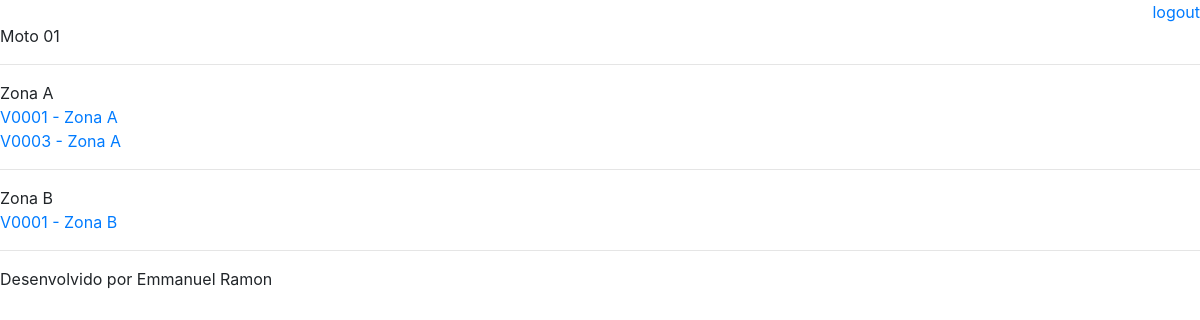
Page /selecionar/veiculo/4/ on the earlier database version.
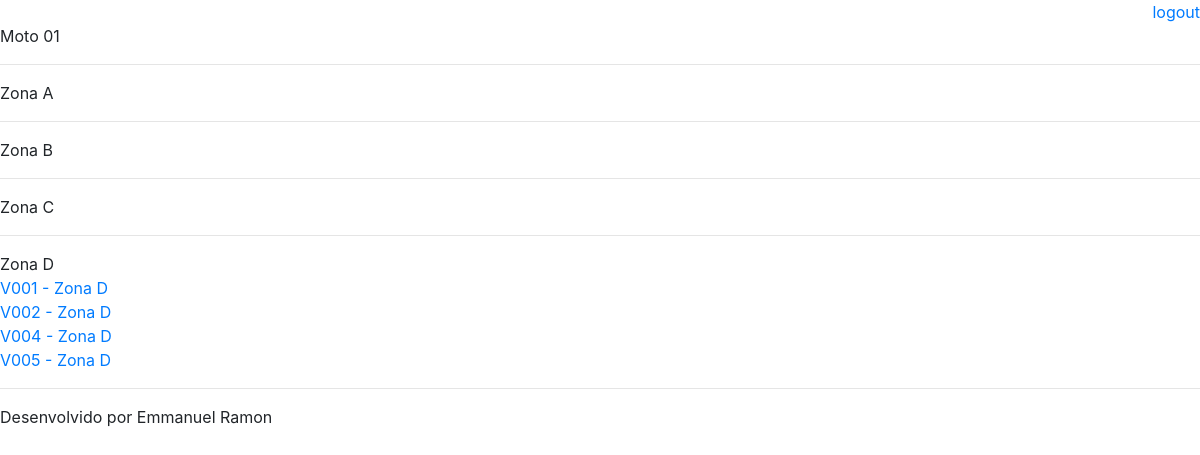
Same page on the later database version.
### core/models.py (models this page shows)
class Veiculo(models.Model):
	CHOICES = (
		('CARRO', 'Carro'),
		('MOTO', 'Moto'),
		)
	tipo = models.CharField(max_length=6, choices=CHOICES)
	nome = models.CharField(max_length=10)
	ativo = models.BooleanField(default=True)
	def __str__(self):
		return self.nome

class Estacionamento(models.Model):
	nome    = models.CharField(max_length=16)
	cap_max = models.IntegerField()
	ativo  = models.BooleanField(default=True)
	def __str__(self):
		return self.nome

class Vaga(models.Model):
	nome    = models.CharField(max_length=16)
	veiculo = models.OneToOneField(Veiculo, models.SET_NULL, blank=True,null=True,)
	ocupada = models.BooleanField(default=False)
	estacionamento = models.ForeignKey(Estacionamento, on_delete=models.CASCADE)
	def __str__(self):
		return self.nome

### core/views.py (the view)
# urls.py: path('selecionar/veiculo/<int:id_veiculo>/', views.selecionar_veiculo, name='selecionar_veiculo'),
def selecionar_veiculo(request, id_veiculo):
	try:
		veiculo = Veiculo.objects.get(id=id_veiculo)
		return escolher_vaga(request, veiculo)
	except Exception as e:
		raise e

### core/views.py (called while the page is built)
def escolher_vaga(request, veiculo):
	dados={'veiculo': veiculo}
	estacionamentos = Estacionamento.objects.all()
	vagas = Vaga.objects.filter(ocupada=False)
	dados['estacionamentos'] = estacionamentos
	dados['vagas'] = vagas
	return render(request, 'vaga.html',dados)

### templates/vaga.html
{% extends "model-page.html" %}
{% block content %}
{{ veiculo }}
<hr>
{% for item in estacionamentos %}
{{ item }}<br>
	{% for vaga in vagas %}
		{% if vaga.estacionamento == item %}
			<a href="{% url 'ocupar_vaga' vaga.id veiculo.id  %}">{{ vaga }}</a><br>
		{% endif %}
	{% endfor %}
	<hr>
{% endfor %}
{% endblock %}

### templates/model-page.html
{% load static %}
<!DOCTYPE html>
<html lang="pt-br">
<head>
	{% include "model-header.html" %}
</head>
<body>
	{% include "model-menu.html" %}
	{% block content %}	{% endblock %}
	{% include "model-footer.html" %}
</body>
</html>

### templates/model-header.html (shortened to what this page needs)
<link rel="stylesheet" href="https://maxcdn.bootstrapcdn.com/bootstrap/4.0.0/css/bootstrap.min.css">

### templates/model-menu.html
<div align="right">
	<a href="/logout">logout</a>
</div>

### templates/model-footer.html
<p>Desenvolvido por Emmanuel Ramon</p>

Differences in the rows shown:
changed Estacionamento "Zona A": loses Vaga (nome "V0001 - Zona A"); loses Vaga (nome "V0003 - Zona A")
changed Estacionamento "Zona B": loses Vaga (nome "V0001 - Zona B")
added Estacionamento: nome "Zona C"
added Estacionamento: nome "Zona D"
added Vaga: nome "V001 - Zona D", shown under "Zona D"
added Vaga: nome "V002 - Zona D", shown under "Zona D"
added Vaga: nome "V004 - Zona D", shown under "Zona D"
added Vaga: nome "V005 - Zona D", shown under "Zona D"
